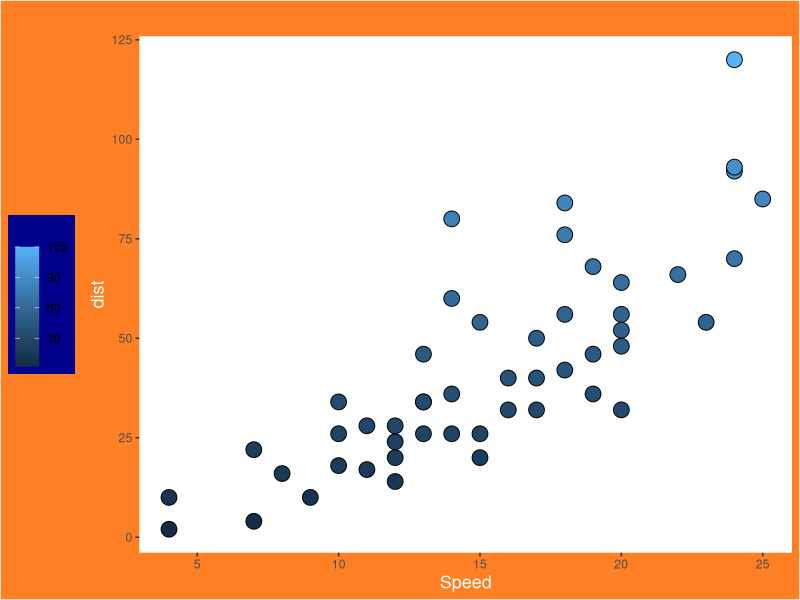

Recreate this plot in R.
## ---- chunk 1
knitr::opts_chunk$set(echo = TRUE)
## ---- chunk 2
library(tidyverse)
## ---- chunk 3
# This is the cars dataset. 
str(cars)
## ---- chunk 4
str(pressure)
## ---- chunk 5
# Plot the data in an imaginative way.  
ggplot(data = cars,
       mapping = aes(x = speed, y = dist, fill = dist))+

  
  #Make a barplot
  geom_point(size = 5, pch = 21)+
  
  labs(
    title = " ",
    x = "Speed",
    y = "dist",
    # Change the name of the legend. 
    fill  = " ")+
  theme(
    
    # put the legend on the left 
    legend.position = "left",
    
    # Change the legend background. 
    legend.background =  element_rect(fill = "darkblue"),
    
    # Change the text colour in the legend. 
    legend.text = element_text(colour = "black"),
    
    # Make the entire plot background blue. 
    plot.background = element_rect(fill = "chocolate1"),
    
    # Make the title white
    title = element_text(colour = "White", size = 13),
    
    # put the title in the center. 
    plot.title = element_text(hjust = 0.3),
    
    # Make the background dark blue
    panel.background = element_rect(fill = "white"),
    
    #remove grid lines
    panel.grid.major = element_blank(),
    panel.grid.minor = element_blank(),
    
    # remove the border around the plot. 
    panel.border = element_blank())
